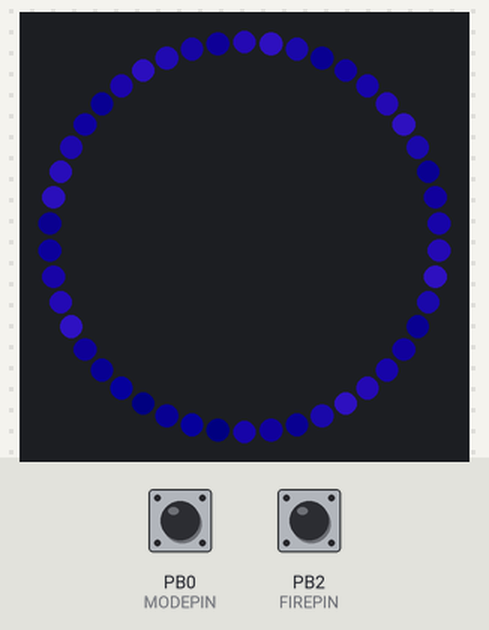
The sketch below on a simulated ATtiny85, built with avr-gcc and run on an emulated ATtiny85. Shown: 46 RGB LEDs in a ring, first at the top, clockwise. The test bench sets the inputs (shaded band); at power-on: PB0 (MODEPIN) HIGH, PB2 (FIREPIN) HIGH. Dim RGB values are drawn brighter than linear.

Above: at 4.6 s.
4.7 s: PB0 (MODEPIN) pulled LOW for 1 s
6.3 s: PB0 (MODEPIN) pulsed LOW 2 times (0.12 s each, 0.3 s apart)
At 8.38 s:
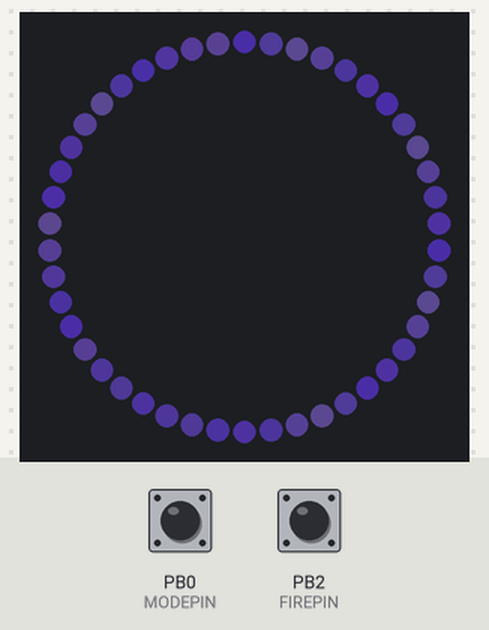
At 9.37 s:
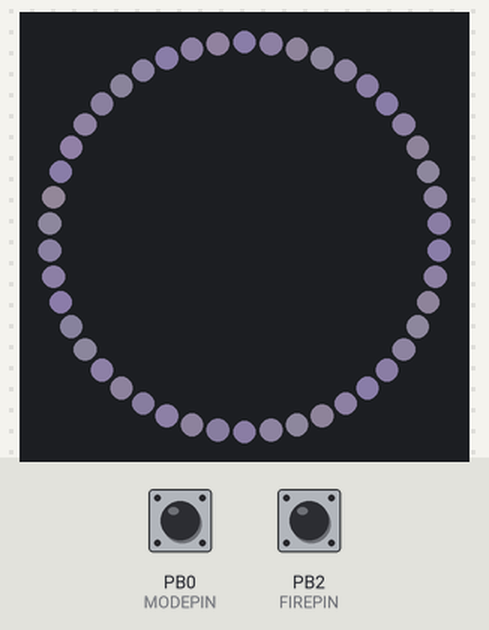
Timing chart, 0 to 10.9 s (numbered marks = the images above; inputs shaded):
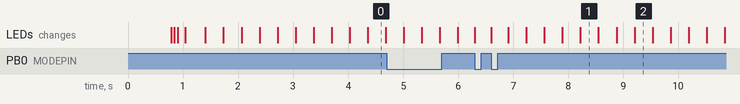

The sketch:

unibeam.ino
```cpp
/* -----------------------------------------------------------------------
   Hulkbuster Unibeam sketch for Adafruit Gemma & NeoPixels.
   Requires one 16-pixel NeoPixel ring, one 24-pixel ring, and six single
   NeoPixels arranged in a large circle.  Gemma pin D1 connects to the 24-
   pixel ring first, then the 6-pixel, then 16...but the physical
   'stacking order' is 6 (bottom), then 24, then 16 (top).  Add momentary
   buttons between D1 & GND (mode) and D2 & GND (fire).

   Unfortunately this ended up resembling an obfuscated C contest entry,
   and beginners reading it probably won't gain much besides a headache,
   but I'll comment as best I can.  The code is trying to generate some
   very fluid animation (I don't care for 8-bit-looking twitchy blinky
   stuff) on a very limited microcontroller (about 5K flash space and no
   multiply instruction) and thus relies heavily on fixed-point math
   (using the most-significant digits of large integers to approximate
   the handling of fractions).  Ran out of space toward the end, so parts
   (like button handling) are a bit slipshod...working but not great.

   The core idea is that each NeoPixel ring depicts a triangle wave,
   the phase (rotation) and other parameters can be adjusted on a
   subpixel basis so it's all buttery smooth.  There may be some number
   of repetitions of the wave (always integer) around the circumference
   of the ring...for example, as written, it's 3, 4 and 2 reps for the
   center (16), middle (24) and outer (6 pixel) rings, respectively.  If
   the circles were 'unrolled,' the waves might resemble:

   /\/\/\  /\/\/\/\  /\/\

   Each ring then has different colors corresponding to the 'peaks' and
   'troughs' of these waves.  Those colors change over time...but never
   just an abrupt reassignment, there's always a smooth transition from
   one set of colors to the next.  Other parameters, like rotation phase
   and speed, are also interpolated smoothly through those transitions.

   Oh, also, there's timer interrupts, another really complicated subject.
   Sorry about that.
   -----------------------------------------------------------------------*/

#include <Adafruit_NeoPixel.h>
#include <avr/power.h>

#ifdef __AVR_ATtiny85__ // Trinket/Gemma:
 #define LEDPIN  1      //   NeoPixels connect here
 #define MODEPIN 0      //   Switch modes w/button between this pin & GND
 #define FIREPIN 2      //   'Fire' w/button between this pin & GND
#else                   // Arduino Uno & everything else:
 #define LEDPIN  6      //   NeoPixels connect here
 #define MODEPIN 4      //   Mode button between this & GND
 #define FIREPIN 5      //   Fire button between this & GND
#endif

// Partial color assignments for various ring states; HSV colorspace,
// not RGB.  Hue is always determined by the current mode, so these
// just include saturation and value (brightness).
#define IDLE_PEAK_SAT       255 // "Dim" rings
#define IDLE_PEAK_VALUE     130
#define IDLE_TROUGH_SAT     255
#define IDLE_TROUGH_VALUE    45
#define BRIGHT_PEAK_SAT      80 // Current "bright" ring
#define BRIGHT_PEAK_VALUE   230
#define BRIGHT_TROUGH_SAT   255
#define BRIGHT_TROUGH_VALUE 135
#define AIM_SAT               0 // Ramping up to fire...
#define AIM_PEAK_VALUE      140
#define AIM_TROUGH_VALUE    120
#define FIRE_SAT              0 // Firing
#define FIRE_VALUE          255

#define DEBOUNCE             10 // Counter limit for mode, fire buttons

// Okay, this is just terrible, don't try this at home.  I'd been curious
// if one could use the preprocessor, not runtime code, to sum values in
// a struct array.  Here, counting the number of pixels in a list of
// NeoPixel rings in order to declare the single Adafruit_NeoPixel strip
// length.  List can then change without editing the declaration every
// time; it follows automatically.  Short answer: yes, it can be done.
// Long answer: this is a hack and not well-behaved C syntax for anything,
// please don't use as a model for your own code, was just an experiment.

// List rings here -- index of first LED, number of LEDs, number of wave
// repetitions.  This is the order in which they're referenced in the
// ring[] array later, and doesn't need to match the order in which they're
// physically connected.  They should not overlap, nor should there be any
// gaps.  No code is generated here...all just preprocessor shenanigans.
#define RING_TABLE \
  ring(30, 16, 3)  \
  ring( 0, 24, 4)  \
  ring(24,  6, 2)  \
  // Don't remove this comment

// Preprocessor trick counts the total number of LEDs in the list.
// Adapted from supercat's code at stackoverflow.com/questions/3539549
#define ring(f,n,r) EN_##n}; enum {EN_SZ_##n=n,EN_TMP_##n=EN_##n+(n-1),
enum {EN_IDX=-1, RING_TABLE N_LEDS};
#undef  ring // After enumeration, same macro now inits array defaults:
#define ring(first,n,r) { first, n, r, {128,128,128}, 0, {0,0,0}, {{{0,0,0}, {0,0,0}}, {{0,0,0}, {0,0,0}}, {{0,0,0}, {0,0,0}}} },

// All so we can do this:
Adafruit_NeoPixel strip = Adafruit_NeoPixel(N_LEDS, LEDPIN);
// instead of ring[0].length + ring[1].length + ... + ring[2].length

// Each ring animates based on one or more full cycles of a triangle wave,
// which may be skewed toward a sawtooth wave.  RGB colors are interpolated
// between the peaks and troughs of the wave.
struct Ring {
  const uint8_t     firstLED; // Index of first pixel along full strand
  const uint8_t     nLEDs;    // Number of LEDs in ring
  uint8_t           reps;     // Number of wave cycles around ring
  uint8_t           peak[3];  // [to/from/current] sawtooth peak offset (0-255)
  volatile uint16_t phase;    // Offset angle (65536 = 360 degrees)
  volatile int16_t  spd[3];   // [to/from/current] phase increment per frame
  volatile uint8_t  color[3][2][3]; // [to/from/current][peak/trough][R,G,B]
} ring[] = {
  RING_TABLE // Macro above expands this into data for all rings
};
#define N_RINGS (sizeof(ring) / sizeof(ring[0]))

// Each of three animation modes has a distinct color and a rotation
// speed/direction for each of the rings.
// Clockwise direction is different on 16 pixel ring vs 24 (and the
// arrangement of 6 discrete NeoPixels).  On 16 pixel ring: + is clockwise,
// - is counterclockwise.  On 24 pixel ring (and our 6 pixel ring), - is
// clockwise, + is counterclockwise.
struct Mode {
  const int16_t hue;
  const int16_t speed[3];
} modeData[] = {
  1100, {  2500, -2000,  1500}, // Blue mode  (CW , CW , CCW)
   510, {  2500,  2000, -1500}, // Green mode (CW , CCW, CW )
    15, { -2500, -2000, -1500}, // Red mode   (CCW, CW , CW )
};
#define N_MODES (sizeof(modeData) / sizeof(modeData[0]))

extern const uint8_t gamma[]; // Table at bottom of this file

uint8_t
  mode       = 0,
  brightRing = N_RINGS - 1;   // Counts through rings for pulsing effect
volatile uint8_t
  interpFrames  = 0,          // Duration of color/speed transition
  interpolating = 0;          // Current transition counter, 0=done

// -------------------------------------------------------------------------

void setup() {
#if defined(__AVR_ATtiny85__) && (F_CPU == 16000000L) // 16 MHz Trinket?
  clock_prescale_set(clock_div_1);
#endif
  strip.begin();
  strip.show(); // Initialize all pixels to 'off' ASAP

  pinMode(MODEPIN, INPUT_PULLUP);
  pinMode(FIREPIN, INPUT_PULLUP);

  // Configure "bootup" transition
  setRingsToIdleValues();
  startInterp(105); // ~3.5 second startup

  // Configure Timer/Counter 1 for 30-ish Hz interrupt
#ifdef __AVR_ATtiny85__                       // Trinket/Gemma:
 #if (F_CPU == 16000000)                      // 16 MHz:
  TCCR1  = _BV(CS13) | _BV(CS12);             //  1:2048 prescale
 #else                                        // 8 MHz:
  TCCR1  = _BV(CS13) | _BV(CS11) | _BV(CS10); //  1:1024 prescale
 #endif
  GTCCR  = 0;                                 //  No PWM out
  TIMSK  = _BV(TOIE1);                        //  Overflow interrupt
#else                                         // Everything else:
  TCCR1A = _BV(WGM11) | _BV(WGM10);           //  Mode 15, no PWM out
  TCCR1B = _BV(WGM13) | _BV(WGM12) | _BV(CS11) | _BV(CS10); //  1:64 prescale
  OCR1A  =  F_CPU / 64 / 30;                  //  ~30 Hz cycle
  TIMSK1 = _BV(TOIE1);                        //  Overflow interrupt
#endif

  // Once the interrupt is enabled, animation (and transitions between
  // animation states) all occur automatically.  We just monitor the
  // 'interpolating' variable to indicate when the current transition is
  // done before issuing another.

  while(interpolating); // Wait for bootup transition to complete
}

// -------------------------------------------------------------------------

// Don't return until both buttons are released and debounced
void waitForButtonRelease() {
  for(uint8_t i=0;;) {
    if((digitalRead(MODEPIN) == LOW) || (digitalRead(FIREPIN) == LOW)) i=0;
    else if(++i >= DEBOUNCE) return;
  }
}

// Set all rings to 'dim' colors for current mode
void setRingsToIdleValues() {
  for(uint8_t r=0; r<N_RINGS; r++) {
    setTargetColor(r, modeData[mode].hue,
      IDLE_PEAK_SAT, IDLE_PEAK_VALUE, IDLE_TROUGH_SAT, IDLE_TROUGH_VALUE);
    setTargetSpeed(r, modeData[mode].speed[r]);
  }
}

void nextMode() {
  setRingsToIdleValues();                // Bright ring will fade off
  for(startInterp(10); interpolating; ); // ~1/3 sec transition
  if(++mode >= N_MODES) mode = 0;        // Advance/wrap mode counter
  setRingsToIdleValues();                // Set new colors/speeds
  brightRing = N_RINGS - 1;              // Start w/center after transition
  for(startInterp(45); interpolating; ); // ~1.5 sec. transition
  waitForButtonRelease();
}

void fire() {
  uint8_t r;
  setRingsToIdleValues();                // Bright ring will fade off
  for(startInterp(10); interpolating; ); // ~1/3 sec transition
  for(r=0; r<N_RINGS; r++) {             // All rings fade to 'aim' state...
    setTargetColor(r, modeData[mode].hue,
      AIM_SAT, AIM_PEAK_VALUE, AIM_SAT, AIM_TROUGH_VALUE);
    setTargetSpeed(r, modeData[mode].speed[r] * 10);
  }
  for(startInterp(105); interpolating; ); // 3.5 sec warmup transition
  for(startInterp( 40); interpolating; ); // 1.3 sec hold
  for(r=0; r<N_RINGS; r++) { // All rings fade to 'fire' state...
    setTargetColor(r, modeData[mode].hue,
      FIRE_SAT, FIRE_VALUE, FIRE_SAT, FIRE_VALUE);
  }
  for(startInterp(7); interpolating; );   // ~1/4 sec ramp up..."boom"
  setRingsToIdleValues();                 // Fade back to prior colors
  for(startInterp(120); interpolating; ); // ~4 sec cool-down
  brightRing = N_RINGS - 1;               // Resume @ center after firing
  waitForButtonRelease();
}

void loop() {
  uint8_t pinState, priorPinState, debounceCounter, nextAction = 0;

  // For next transition...first, set bright ring back to idle color...
  setTargetColor(brightRing, modeData[mode].hue,
    IDLE_PEAK_SAT, IDLE_PEAK_VALUE, IDLE_TROUGH_SAT, IDLE_TROUGH_VALUE);
  if(++brightRing >= N_RINGS) brightRing = 0; // Next ring
  // ...then set new ring to bright state...
  setTargetColor(brightRing, modeData[mode].hue, BRIGHT_PEAK_SAT,
    BRIGHT_PEAK_VALUE, BRIGHT_TROUGH_SAT, BRIGHT_TROUGH_VALUE);
  startInterp(18); // Start pulse transition, about 2/3 sec
  // While the transition takes place, we can do other things, like
  // poll the buttons for mode change or fire events...
  priorPinState   = digitalRead(MODEPIN) + (digitalRead(FIREPIN) << 1);
  debounceCounter = 0;
  while(interpolating) { // Still transitioning...
    if(nextAction) continue; // Once action is decided, stop polling buttons
    pinState = digitalRead(MODEPIN) + (digitalRead(FIREPIN) << 1);
    if(pinState == priorPinState) {
      if(++debounceCounter >= DEBOUNCE) nextAction = pinState;
    } else {
      debounceCounter = 0;
      priorPinState   = pinState;
    }
  }

  // Downside is that mode/fire actions don't take place until the prior
  // transition ends (worst case, about 2/3 sec.), so this sometimes
  // requires a bit of button mashing.  I'd been working on making the
  // pulse transitions interruptible but ran out of code space.  Ah well,
  // it's for a fun cosplay thing, not a cure for rocket surgery.
  if(nextAction == 1)      nextMode();
  else if(nextAction == 2) fire();
}

// Set ring colors for the next transition
void setTargetColor(
 uint8_t r,       int16_t h,          // Ring index, hue
 uint8_t sPeak  , uint8_t  vPeak,     // Saturation & value @ peak
 uint8_t sTrough, uint8_t  vTrough) { // Saturation & value @ trough
  uint32_t cPeak   = hsv2rgb(h, sPeak  , vPeak),   // Color @ peak
           cTrough = hsv2rgb(h, sTrough, vTrough); // Color @ trough
  ring[r].color[1][0][0] = cPeak   >> 16;
  ring[r].color[1][0][1] = cPeak   >>  8;
  ring[r].color[1][0][2] = cPeak;
  ring[r].color[1][1][0] = cTrough >> 16;
  ring[r].color[1][1][1] = cTrough >>  8;
  ring[r].color[1][1][2] = cTrough;
}

// Set ring speed for the next transition
void setTargetSpeed(uint8_t r, int16_t s) {
  ring[r].spd[1]  = s;
  ring[r].peak[1] = (s > 0) ? 48 : 208;
}

// Begin transition
void startInterp(uint8_t n) {
  interpFrames  = n;
  interpolating = n;
}

// -------------------------------------------------------------------------

// Fixed-point colorspace conversion: HSV (hue-saturation-value) to RGB.
uint32_t hsv2rgb(int16_t h, uint8_t s, uint8_t v) {
  uint8_t n, r, g, b;

  // Hue circle = 1530 circumference (NOT 1536!)
  h %= 1530;           // -1529 to +1529
  if(h < 0) h += 1530; //     0 to +1529
  n  = h % 255;        // Angle within sextant; 0 to 254 (NOT 255!)
  switch(h / 255) {    // Sextant number; 0 to 5
   case 0 : r = 255    ; g =   n    ; b =   0    ; break; // R to Y
   case 1 : r = 254 - n; g = 255    ; b =   0    ; break; // Y to G
   case 2 : r =   0    ; g = 255    ; b =   n    ; break; // G to C
   case 3 : r =   0    ; g = 254 - n; b = 255    ; break; // C to B
   case 4 : r =   n    ; g =   0    ; b = 255    ; break; // B to M
   default: r = 255    ; g =   0    ; b = 254 - n; break; // M to R
  }

  uint32_t v1 =   1 + v; // 1 to 256; allows >>8 instead of /255
  uint16_t s1 =   1 + s; // 1 to 256; same reason
  uint8_t  s2 = 255 - s; // 255 to 0
  return ((((((r * s1) >> 8) + s2) * v1) & 0xff00) << 8) | // MAF!
          (((((g * s1) >> 8) + s2) * v1) & 0xff00)       |
         ( ((((b * s1) >> 8) + s2) * v1)           >> 8);
}

ISR(TIMER1_OVF_vect) { // Timer/Counter 1 overflow, configured for ~30 Hz
  uint8_t  i, r, y, l, x8;
  uint16_t ps, ts, x, xinc, n;
  // Refresh the strip with results calculated during the -prior- frame.
  // Ensures a uniform frame rate; calc time for each frame may vary.
  strip.show();

  for(r=0; r<N_RINGS; r++) {  // For each ring...
    l   = ring[r].firstLED;   // l = current LED index
    x   = ring[r].phase;      // x = ring rotation (65536 = 360 degrees)
    xinc = (uint16_t)(65536L * ring[r].reps / ring[r].nLEDs);
    for(i=0; i<ring[r].nLEDs; i++, x += xinc) { // Each LED on current ring...
      x8 = x >> 8;
      y = (x8 < ring[r].peak[2] ) ?             // Which side of triangle wave?
        (       (uint16_t)x8  * 255) /        ring[r].peak[2] : // Rising edge
        ((256 - (uint16_t)x8) * 255) / (256 - ring[r].peak[2]); // Falling edge

      // y is blending factor (0-255) between peak & trough colors
      ps = y + 1;    // Peak color scale factor (1-256)
      ts = 257 - ps; // Trough color scale factor (1-256, inverse of peak)

      // Blend peak & trough RGB, process through gamma correction table
      strip.setPixelColor(l++, // and store resulting color
        pgm_read_byte(&gamma[(ring[r].color[2][0][0] * ps +
                              ring[r].color[2][1][0] * ts) >> 8]),
        pgm_read_byte(&gamma[(ring[r].color[2][0][1] * ps +
                              ring[r].color[2][1][1] * ts) >> 8]),
        pgm_read_byte(&gamma[(ring[r].color[2][0][2] * ps +
                              ring[r].color[2][1][2] * ts) >> 8]));
    }
    ring[r].phase += ring[r].spd[2]; // Rotate ring for next frame
  }

  if(interpolating) { // Frame-to-frame speed & color interpolation
    if(!--interpolating) { // Interpolation target reached?
      // Set current & prior color & speed to target values
      for(r=0; r<N_RINGS; r++) {
        for(x=0; x<2; x++) {
          for(i=0; i<3; i++) {
            ring[r].color[2][x][i] = ring[r].color[1][x][i];
            ring[r].color[0][x][i] = ring[r].color[1][x][i];
          }
        }
        ring[r].spd[2]  = ring[r].spd[0]  = ring[r].spd[1];
        ring[r].peak[2] = ring[r].peak[0] = ring[r].peak[1];
      }
    } else {
      n = 257 - (((uint16_t)interpolating << 8) / interpFrames);
      for(r=0; r<N_RINGS; r++) { // For each ring...
        ring[r].spd[2] = ring[r].spd[0] +
          (((uint32_t)(ring[r].spd[1] - ring[r].spd[0]) * n) >> 8);
        ring[r].peak[2] = ring[r].peak[0] +
          (((uint32_t)(ring[r].peak[1] - ring[r].peak[0]) * n) >> 8);
        for(x=0; x<2; x++) {     // Wave peak, trough
          for(i=0; i<3; i++) {   // R,G,B
            ring[r].color[2][x][i] = ring[r].color[0][x][i] +
              (((ring[r].color[1][x][i] - ring[r].color[0][x][i]) * n) >> 8);
          }
        }
      }
    }
  }
}

const uint8_t PROGMEM
 gamma[] = { // x^2.8 improves appearance of midrange colors
    0,  0,  0,  0,  0,  0,  0,  0,  0,  0,  0,  0,  0,  0,  0,  0,
    0,  0,  0,  0,  0,  0,  0,  0,  0,  0,  0,  0,  1,  1,  1,  1,
    1,  1,  1,  1,  1,  1,  1,  1,  1,  2,  2,  2,  2,  2,  2,  2,
    2,  3,  3,  3,  3,  3,  3,  3,  4,  4,  4,  4,  4,  5,  5,  5,
    5,  6,  6,  6,  6,  7,  7,  7,  7,  8,  8,  8,  9,  9,  9, 10,
   10, 10, 11, 11, 11, 12, 12, 13, 13, 13, 14, 14, 15, 15, 16, 16,
   17, 17, 18, 18, 19, 19, 20, 20, 21, 21, 22, 22, 23, 24, 24, 25,
   25, 26, 27, 27, 28, 29, 29, 30, 31, 32, 32, 33, 34, 35, 35, 36,
   37, 38, 39, 39, 40, 41, 42, 43, 44, 45, 46, 47, 48, 49, 50, 50,
   51, 52, 54, 55, 56, 57, 58, 59, 60, 61, 62, 63, 64, 66, 67, 68,
   69, 70, 72, 73, 74, 75, 77, 78, 79, 81, 82, 83, 85, 86, 87, 89,
   90, 92, 93, 95, 96, 98, 99,101,102,104,105,107,109,110,112,114,
  115,117,119,120,122,124,126,127,129,131,133,135,137,138,140,142,
  144,146,148,150,152,154,156,158,160,162,164,167,169,171,173,175,
  177,180,182,184,186,189,191,193,196,198,200,203,205,208,210,213,
  215,218,220,223,225,228,231,233,236,239,241,244,247,249,252,255 };
```
